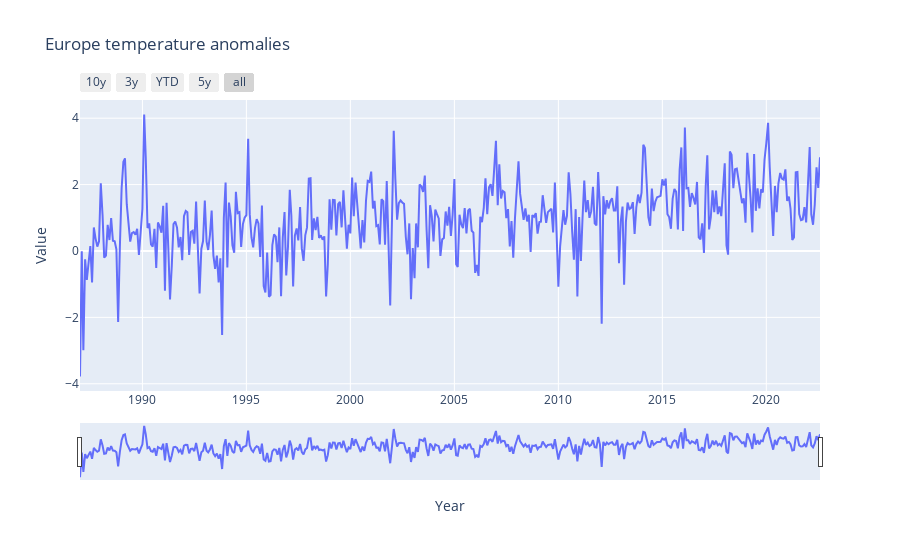

Notebook cell for this chart:
### Code cell
#plot europe temperature anomalies

fig = px.line(rawTemperature, title = 'Europe temperature anomalies', x = 'Year', y = 'Value')
fig.update_xaxes(
    rangeslider_visible=True,
    rangeselector=dict(
        buttons=list([
            dict(count=10, label="10y", step="year", stepmode="backward"), #de legenda moet nog even gefixt worden. geen idee nog hoe
            dict(count=3, label="3y", step="year", stepmode="backward"),
            dict(count=1, label="YTD", step="year", stepmode="todate"),
            dict(count=5, label="5y", step="year", stepmode="backward"),
            dict(step="all")
        ])
    )
)

fig.show()

### Figure 1 — Plotly figure (JSON) as saved in the notebook; plotly's stock layout.template omitted (floating-point values rounded to 4 significant figures; data arrays with more than 128 entries replaced by an {"elided": "..."} marker saying what was removed)
{"data": [{"hovertemplate": "Year=%{x}<br>Value=%{y}<extra></extra>", "legendgroup": "", "line": {"color": "#636efa", "dash": "solid"}, "marker": {"symbol": "circle"}, "mode": "lines", "name": "", "orientation": "v", "showlegend": false, "type": "scatter", "x": {"elided": "428 str values"}, "xaxis": "x", "y": {"elided": "428 float values"}, "yaxis": "y"}], "layout": {"legend": {"tracegroupgap": 0}, "title": {"text": "Europe temperature anomalies"}, "xaxis": {"anchor": "y", "domain": [0, 1], "rangeselector": {"buttons": [{"count": 10, "label": "10y", "step": "year", "stepmode": "backward"}, {"count": 3, "label": "3y", "step": "year", "stepmode": "backward"}, {"count": 1, "label": "YTD", "step": "year", "stepmode": "todate"}, {"count": 5, "label": "5y", "step": "year", "stepmode": "backward"}, {"step": "all"}]}, "rangeslider": {"visible": true}, "title": {"text": "Year"}}, "yaxis": {"anchor": "x", "domain": [0, 1], "title": {"text": "Value"}}}}
